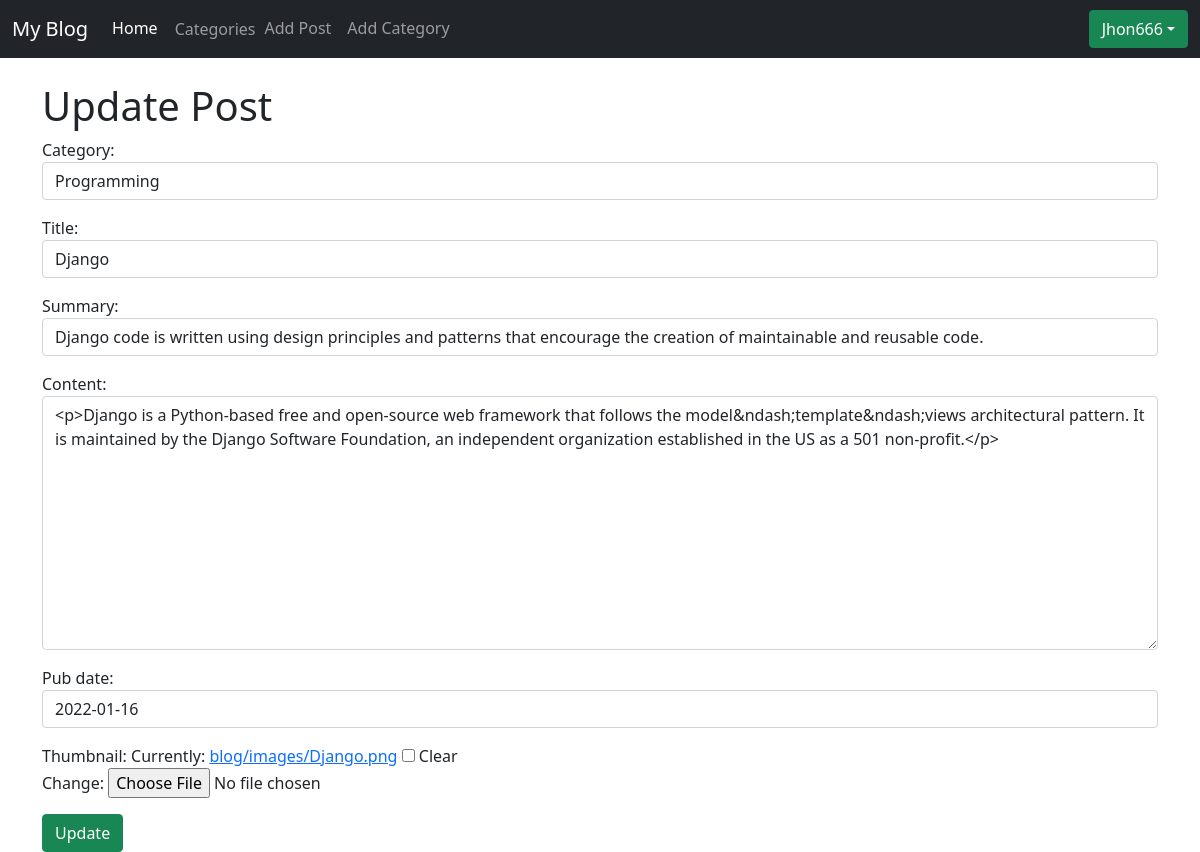
The page /blog/article/edit/3 (signed in) on the database its author committed.
### blog/models.py (models this page shows, shortened)
class Post(models.Model):
    category = models.CharField(max_length=50)
    title = models.CharField(max_length=255)
    summary = models.CharField(max_length=122, default="")
    content = RichTextField(blank=True, null=True)
    pub_date = models.DateField(default=now)
    author = models.ForeignKey(User, on_delete=models.CASCADE)
    likes = models.ManyToManyField(User, related_name='blog_posts')
    thumbnail = models.ImageField(null=True, blank=True, upload_to='blog/images/')

### blog/views.py (the view)
# urls.py: path('article/edit/<int:pk>', UpdatePostView.as_view(), name="UpdatePost"),
class UpdatePostView(SuccessMessageMixin, UpdateView):
    model = Post
    form_class = EditForm
    template_name = 'blog/update_post.html'
    success_message = 'Your Post - | %(title)s | has been updated successfully.'

### blog/forms.py
class EditForm(forms.ModelForm):
    class Meta:
        model = Post
        fields = ('category', 'title', 'summary', 'content', 'pub_date', 'thumbnail')
        widgets = {
            'category': forms.Select(choices=choices, attrs={'class': 'form-control'}),
            'title': forms.TextInput(attrs={'class': 'form-control'}),
            'summary': forms.TextInput(attrs={'class': 'form-control'}),
            'content': forms.Textarea(attrs={'class': 'form-control'}),
            'pub_date': forms.DateInput(attrs={'class': 'form-control'}),
        }

### blog/templates/blog/update_post.html (shortened to what this page needs)
{% extends 'blog/base.html' %}
{% block body %}
  <div class="container mt-4">
    {% if user.is_authenticated %}
    {% if user.id == post.author.id %}
    <h1>Update Post</h1>
    <form method="post" enctype="multipart/form-data"> {% csrf_token %}
      {{ form.as_p }}
      <button type="submit" class="btn btn-success">Update</button>
    </form>
    {% endif %}
    {% else %}
    <div class="alert alert-danger p-2 text-center" role="alert">
      <h2>You are not logged in!!</h2>
      <a href="{% url 'login' %}">Login to update post.</a>
    </div>
    {% endif %}
  </div>
{% endblock %}

### blog/templates/blog/base.html (shortened to what this page needs)
<!doctype html>
<html lang="en">
  <head>
    <link href="https://cdn.jsdelivr.net/npm/bootstrap@5.1.3/dist/css/bootstrap.min.css" rel="stylesheet">
  </head>
  <body>
    <nav class="navbar navbar-expand-lg sticky-top navbar-dark bg-dark">
      <div class="container-fluid">
        <a class="navbar-brand" data-bs-toggle="collapse" href="#collapseWelcome" aria-controls="collapseWelcome">My Blog</a>
        <div class="collapse navbar-collapse" id="navbarSupportedContent">
          <ul class="navbar-nav me-auto mb-2 mb-lg-0">
            <li class="nav-item">
              <a class="nav-link active" aria-current="page" href="/blog">Home</a>
            </li>
            <li class="nav-item dropdown">
              <div class="btn-group">
                <a type="button" class="btn nav-link pe-0" href="{% url 'Categories' %}"> Categories </a>
              </div>
            </li>
            <li class="nav-item">
              <a class="nav-link" href="{% url 'AddPost' %}">Add Post</a>
            </li>
            <li class="nav-item">
              <a class="nav-link" href="{% url 'AddCategory' %}">Add Category</a>
            </li>
          </ul>
          {% if user.is_authenticated %}
          <div class="btn-group">
            <button type="button" class="btn btn-success dropdown-toggle" data-bs-toggle="dropdown" aria-expanded="false">{{user.username}}</button>
          </div>
          {% else %}
          <div class="">
            <a class="btn btn-success" data-bs-toggle="modal" data-bs-target="#exampleModal">Login</a>
            <a class="btn btn-success" href="{% url 'Register' %}">SignUp</a>
          </div>
          {% endif %}
        </div>
      </div>
    </nav>
    {% block body %} {% endblock %}
  </body>
</html>

### rows shown on the page
Post: category "Programming", title "Django", summary "Django code is written using design principles and patterns that encourage the creation of maintainable and reusable code.", content "<p>Django is a Python-based free and open-source web framework that follows the model&ndash;template&ndash;views architectural pattern. It is maintained by the Django Software Foundation, an independent organization established in the US as a 501 non-profit.</p>", pub_date "2022-01-16"

### other values the page prints
{{ user.username }} "Jhon666"
